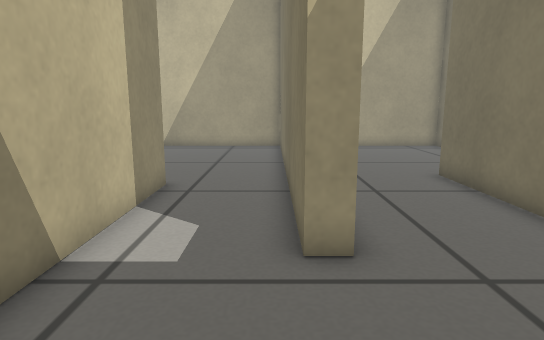
view 1 (above)

16 first-person views from a walk through a robot-simulator world made for Gazebo. The camera is 0.44 m above the floor, tilts 10° down and sees 75° across. The floor is counted in squares, 0.2 m on a side. Each view is taken from the middle of a square. On the plan, view 1 faces up. The plan holds only what a view shows up to about 19 squares ahead; the rest is blank.

view 2
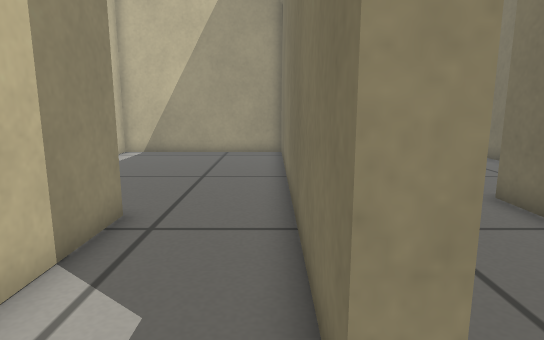

view 3
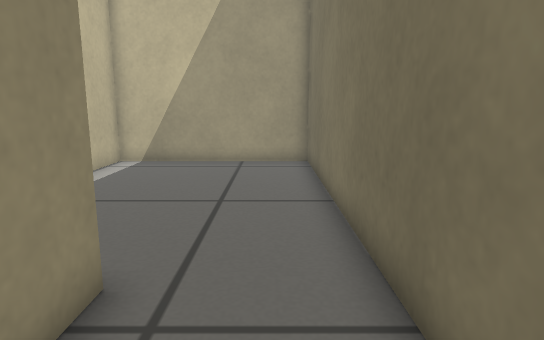

view 4
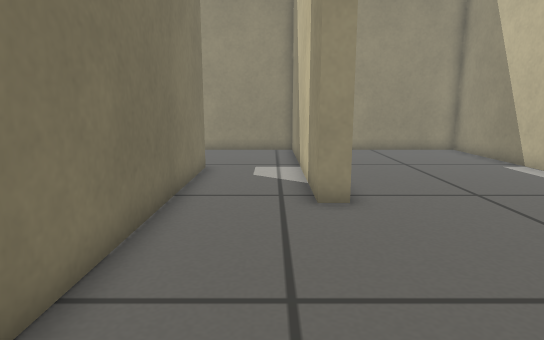

view 5
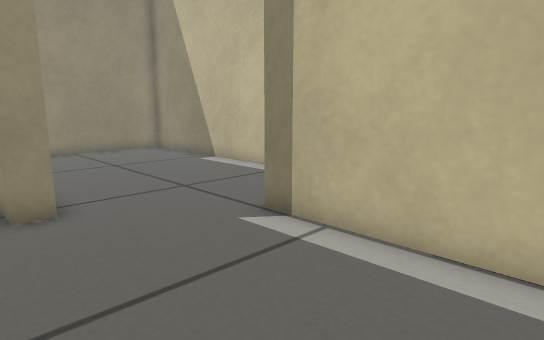

view 6
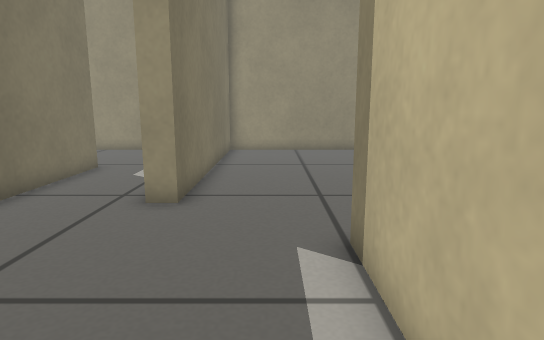

view 7
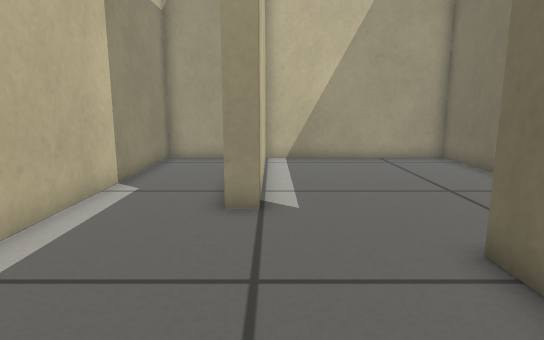

view 8
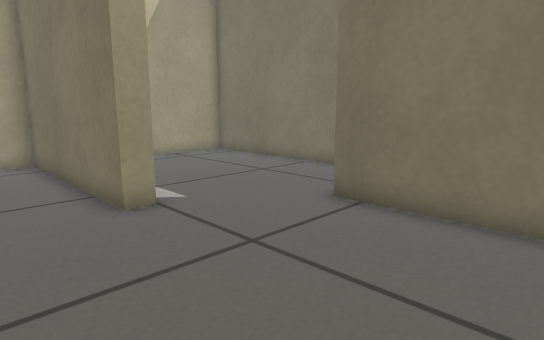

view 9
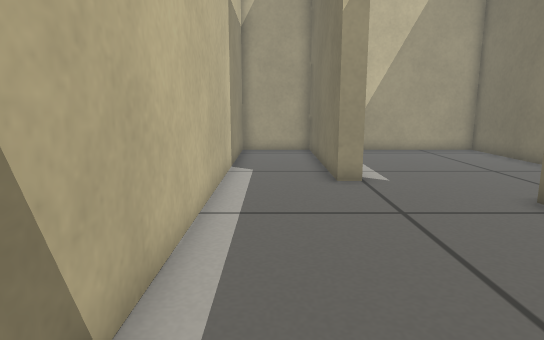

view 10
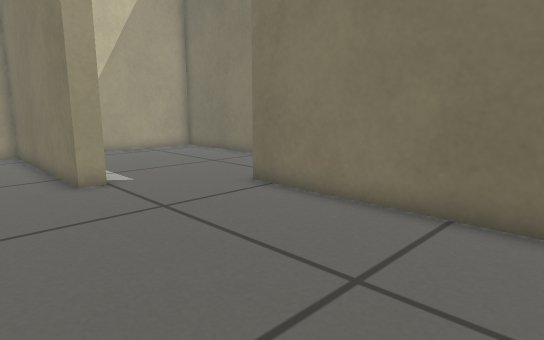

view 11
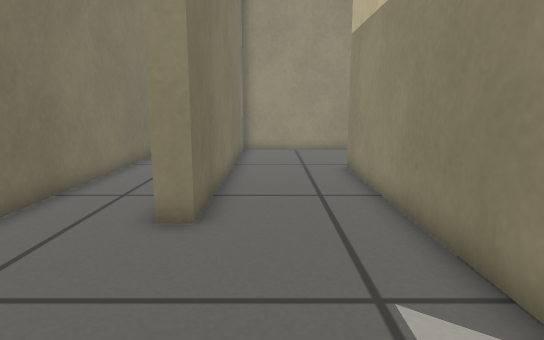

view 12
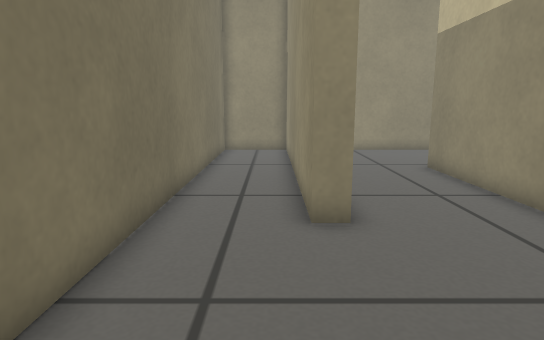

view 13
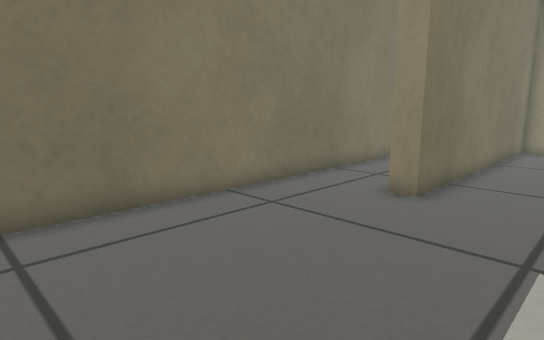

view 14
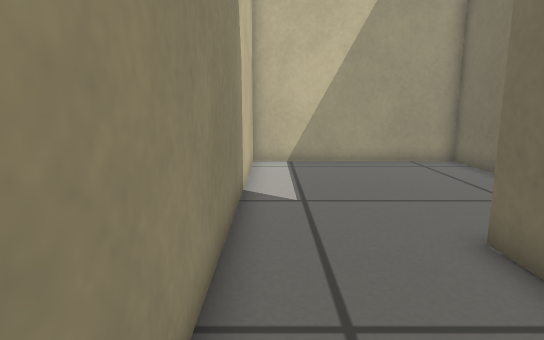

view 15
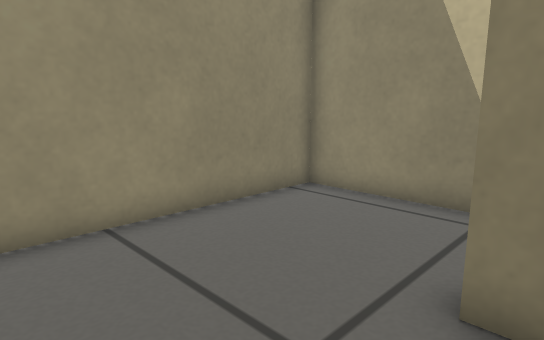

view 16
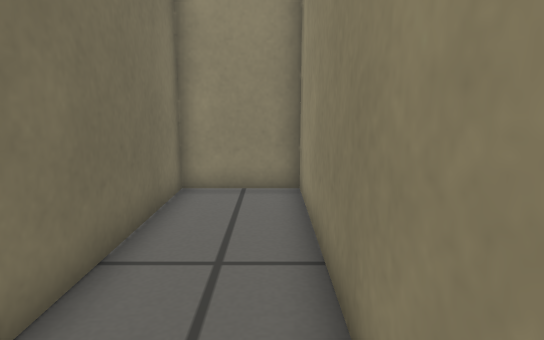

### Floor plan
Points are (right, up) in squares from view 1. A wall is a line through its corners. A room is listed if a view was taken in it or the views show most of it. See-through windows are left out.
Room 1 (views 1, 2, 3, 4, 5, 6)
walls: (-3.8, 10) (-3.1, 10) (-3.1, -0.5) (1.6, -0.5); (1.2, 5) (0.5, 5) (0.5, 20.5) (-7.3, 20.5) (-7.3, 12.5)
ways out: opening at (-5.5, 11.5) to room 2; opening at (1, 2) to room 3
Room 2 (views 7, 8, 9, 10)
walls: (-7.3, 12.5) (-8, 12.5) (-8, 20.5) (-11.5, 20.5) (-11.5, -0.5) (-3.8, -0.5) (-3.8, 10)
ways out: opening at (-5.5, 11.5) to room 1
Room 3 (views 11, 12, 13, 14, 15, 16)
walls: (1.6, -0.5) (5.5, -0.5) (5.5, 11.5) (6.2, 11.5) (6.2, -0.5) (9.5, -0.5) (9.5, 20.5) (1.2, 20.5) (1.2, 5)
ways out: opening at (1, 2) to room 1

Positions as (right, up) in squares from view 1, and headings:
1: (0, 0), facing up
2: (0, 3), facing up
3: (-1, 6), facing up
4: (-2, 18), facing down
5: (-2, 18), facing down-left
6: (-6, 18), facing down
7: (-7, 5), facing up
8: (-11, 5), facing up-right
9: (-10, 2), facing up
10: (-11, 2), facing up-right
11: (4, 18), facing down
12: (7, 18), facing down
13: (2, 20), facing down-right
14: (2, 6), facing up
15: (5, 6), facing down-left
16: (7, 9), facing down
